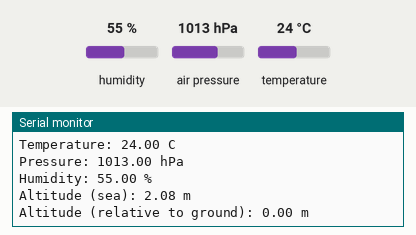
Simulated run of this sketch. Board: ESP32. Shown: the last lines printed to the serial monitor. The inputs (shaded band) are chosen by the test bench; at power-on: humidity 55 %, air pressure 1013 hPa, temperature 24 °C. No radio packets arrive unless stated.

Above: at 1.7 s.
1.8 s: humidity set to 22 %
At 1.8 s:
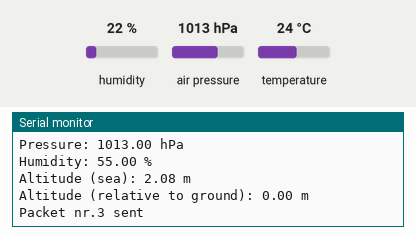
3.3 s: air pressure set to 952 hPa
At 3.9 s:
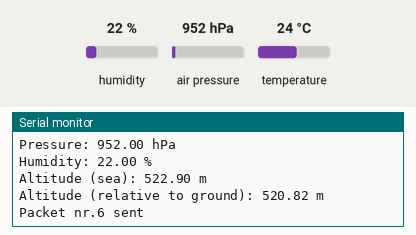
4.8 s: temperature set to 12 °C
At 5.6 s:
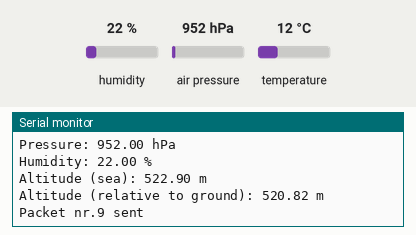
Timing chart, 0 to 7.8 s (numbered marks = the images above; inputs shaded):
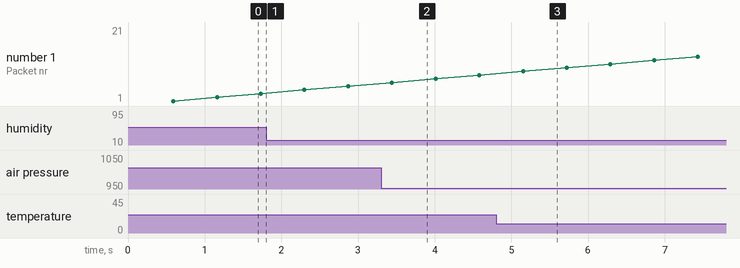

The sketch:

UnifiedSenderScript.ino
```cpp
// Importing the libraries needed for the BME280, including the Wire protocol
#include <Wire.h>
#include <Adafruit_BME280.h>
#include <Adafruit_Sensor.h>

// Importing the libraries needed for the LoRa module, including the SPI protocol
#include <SPI.h>
#include <LoRa.h>

Adafruit_BME280 bme; // The BME280 object

// I'm using constexpr instead of #define since it is actually compile time and saves RAM

// The ESP pins needed for the BME280
constexpr int I2C_SDA = 3;
constexpr int I2C_SCL = 10;

// The ESP pins needed for the LoRa module
constexpr int LORA_DIO0 = 0;
constexpr int LORA_RESET = 1;
constexpr int LORA_SCK = 4;
constexpr int LORA_MISO = 5;
constexpr int LORA_MOSI = 6;
constexpr int LORA_NSS = 7;

constexpr float SEA_LEVEL_PRESSURE = 1013.25F; // The pressure at sea level (in hPa)
constexpr long LORA_BAND = 868E6; // The radio band that our module will use; Change this and you go to jail :)

float takeOffAltitude; // A constant compiled when the program starts, showing where the BME280 is at the start compared to sea level

// State variables, in case the BME or LoRa aren't connected properly
bool bmeConnected = true;
bool loraConnected = true;

void setup() {
  // Initialize the ESP at Serial por 115200, and printing that a new session started
  Serial.begin(115200);
  delay(500);
  Serial.println("\n\n\nNew session started");

  Wire.begin(I2C_SDA, I2C_SCL); // Setting up the Wire protocol for the BME
  bmeConnected = bme.begin(0x76); // Initializing the BME
  if (!bmeConnected) { // If the BME isn't conencted, throw an error
    Serial.println("No BME280 sensor over here, pls fix your wiring(");
  } else { // Else, initialize the BME
    Serial.println("BME280 initialized");

    takeOffAltitude = bme.readAltitude(SEA_LEVEL_PRESSURE); // Initializa the take off altitude
    Serial.print("Takeoff Altitude: "); Serial.print(takeOffAltitude); Serial.println(" m\n"); // Print it
  }

  // Initialize the SPI protocol for the LoRa module
  SPI.begin(LORA_SCK, LORA_MISO, LORA_MOSI, LORA_NSS);
  LoRa.setPins(LORA_NSS, LORA_RESET, LORA_DIO0); // Set the LoRa's pins
  if (!LoRa.begin(LORA_BAND)) { // If the LoRa isn't initalized properly, give an error
    Serial.println("No LoRa module over here, pls fix your wiring(");
    loraConnected = false;
  } else {
    LoRa.setSyncWord(0xF3); // Set the LoRa's sync word
    Serial.println("LoRa initialized");
  }
}

int packetNr = 1; // Start counting packets
void loop() {
  if (bmeConnected) {
    // Use the bme's built-in functions to get temperature, pressure, humidity and altitude
    float temperature = bme.readTemperature();
    float pressure = bme.readPressure() / 100.0F;
    float humidity = bme.readHumidity();
    float seaAltitude = bme.readAltitude(SEA_LEVEL_PRESSURE);
    float groundAltitude = seaAltitude - takeOffAltitude; // Calculate altitude relative to ground

    // Print all the values
    Serial.print("Temperature: "); Serial.print(temperature); Serial.println(" C");
    Serial.print("Pressure: "); Serial.print(pressure); Serial.println(" hPa");
    Serial.print("Humidity: "); Serial.print(humidity); Serial.println(" %");
    Serial.print("Altitude (sea): "); Serial.print(seaAltitude); Serial.println(" m");
    Serial.print("Altitude (relative to ground): "); Serial.print(groundAltitude); Serial.println(" m");

    if (loraConnected) {
      LoRa.beginPacket(); // Start a packet
        // Have the LoRa send the information
        LoRa.print(temperature); LoRa.print(" ");
        LoRa.print(pressure); LoRa.print(" ");
        LoRa.print(humidity); LoRa.print(" ");
        LoRa.print(seaAltitude); LoRa.print(" ");
        LoRa.println(groundAltitude);
      LoRa.endPacket(); // End the packet

      Serial.print("Packet nr."); Serial.print(packetNr); Serial.println(" sent"); Serial.print("\n"); // Print the packet number
      packetNr++; // Increment the packet number
    }
  }

  delay(500); // Add a 500ms delay, since we want to send stuff every half a second
}
```

Measured:
- after the input at 3.3 s, the serial monitor: prints a new line after 0.08 s (image 2)
- after the input at 4.8 s, the serial monitor: prints a new line after 0.29 s (image 3)
